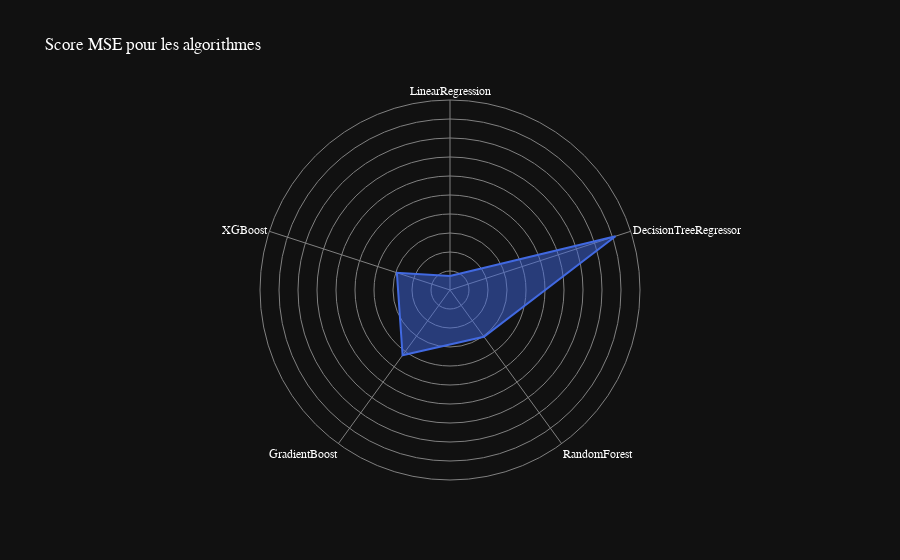

The notebook cell saved with this chart:
### Code cell
df = pd.DataFrame(dict(
    r=[mse_linear, mse_tree, mse_random_forest, mse_gradient, mse_xgboost],
    theta=['LinearRegression','DecisionTreeRegressor','RandomForest',
           'GradientBoost', 'XGBoost']))

fig = px.line_polar(df, r='r', theta='theta',title="Score MSE pour les algorithmes", line_close=True, template='plotly_dark', color_discrete_sequence=['royalblue'])
fig.update_traces(fill='toself')
# change la police
fig.update_layout(
    font=dict(
        family="Optima",
        size=12,
        color="white"
    )
)
# Masquer la ligne représentant les valeurs de 0 à 5 sur l'axe radial
fig.update_layout(
    polar=dict(
        radialaxis=dict(
            showline=False, # masquer la ligne sur l'axe radial
            range=[0,10000], # plage maximale de l'axe radial
            showticklabels=False
        )
    )
)

fig.update_layout(
    polar=dict(
        radialaxis=dict(gridcolor='gray', linecolor='gray'),
        angularaxis=dict(gridcolor='gray', linecolor='gray')
    )
)
fig.show()

### Figure 1 — Plotly figure (JSON) as saved in the notebook; plotly's stock layout.template omitted (floating-point values rounded to 4 significant figures)
{"data": [{"fill": "toself", "hovertemplate": "r=%{r}<br>theta=%{theta}<extra></extra>", "legendgroup": "", "line": {"color": "royalblue", "dash": "solid"}, "marker": {"symbol": "circle"}, "mode": "lines", "name": "", "r": [736.8, 9160.0, 3041.0, 4246.0, 2940.0, 736.8], "showlegend": false, "subplot": "polar", "theta": ["LinearRegression", "DecisionTreeRegressor", "RandomForest", "GradientBoost", "XGBoost", "LinearRegression"], "type": "scatterpolar"}], "layout": {"font": {"color": "white", "family": "Optima", "size": 12}, "legend": {"tracegroupgap": 0}, "polar": {"angularaxis": {"direction": "clockwise", "gridcolor": "gray", "linecolor": "gray", "rotation": 90}, "domain": {"x": [0, 1], "y": [0, 1]}, "radialaxis": {"gridcolor": "gray", "linecolor": "gray", "range": [0, 10000], "showline": false, "showticklabels": false}}, "title": {"text": "Score MSE pour les algorithmes"}}}
